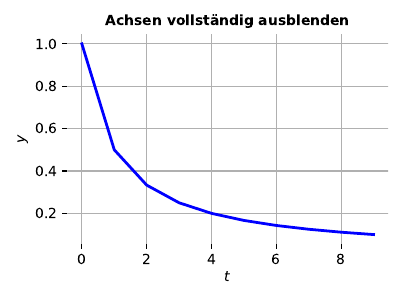

Recreate this plot in Python.
import matplotlib.pyplot as plt
import os
t = [k for k in range(10)]
y = [1/(k+1) for k in t]
fig1, ax1 = plt.subplots()
fig2, ax2 = plt.subplots()
p2 = ax2.plot(t, y, color="blue", linewidth=2)
ax2.set_xlabel('$t$')
ax2.set_ylabel('$y$')
ax2.set_title("Achsen vollständig ausblenden", fontsize=10, fontweight="bold")

ax2.spines['top'].set_color('none')
ax2.spines['right'].set_color('none')
ax2.spines['bottom'].set_color('none')
ax2.spines['left'].set_color('none')
ax2.grid(True)
fig2.set_size_inches(102.4/25.4 , 76.8/25.4) 
fig2.tight_layout()  
fig2.savefig("AchsenTeilweiseOderVollstaendigAusblenden_B.pdf")
